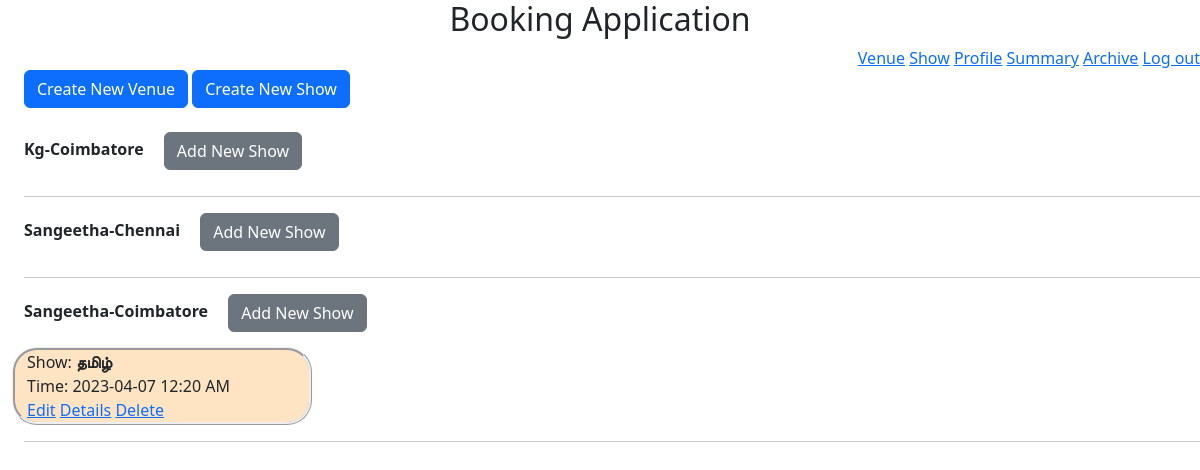
Page /admin/2/home (signed in) on the earlier database version.
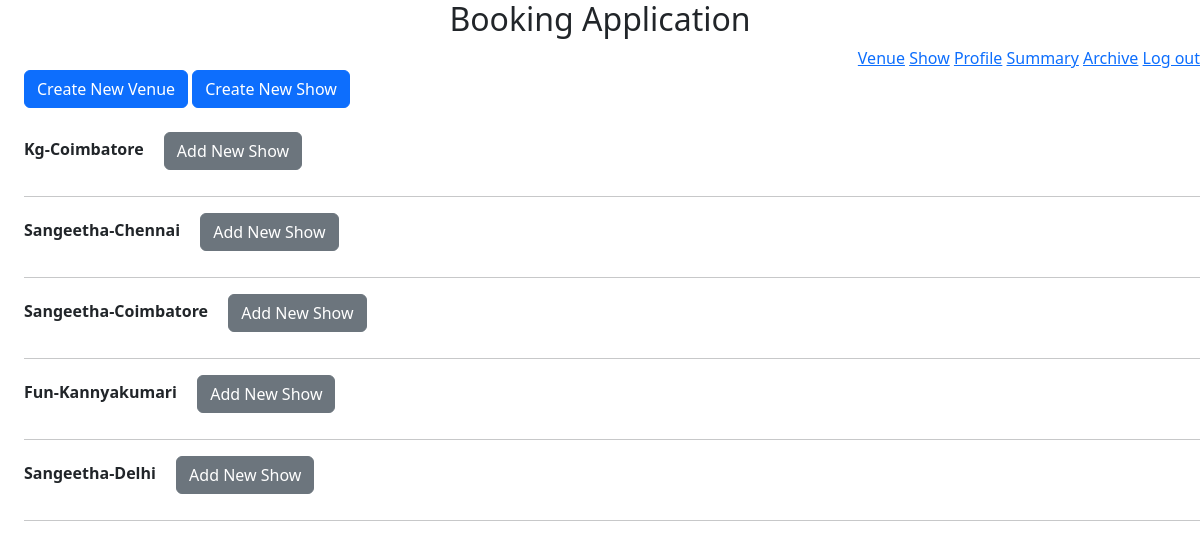
Same page on the later database version.
### models/module.py (models this page shows)
class Venue(db.Model):
    venue_id = db.Column(db.Integer, autoincrement=True, primary_key=True)
    venue_name = db.Column(db.String(32), nullable=False)
    place = db.Column(db.String(32))
    location = db.Column(db.String(32), nullable=False)
    max_capacity = db.Column(db.Integer, nullable=False)
    fare2D = db.Column(db.Integer, nullable=False)
    fare3D = db.Column(db.Integer, nullable=False)
    venueShows = db.relationship("Show", backref="venues", secondary="show_venue")

class Show(db.Model):
    show_id = db.Column(db.Integer, autoincrement=True, primary_key=True)
    show_name = db.Column(db.String(64), unique=True, nullable=False)
    min_fare = db.Column(db.Integer, nullable=False)
    duration = db.Column(db.Integer, nullable=False)
    is3d = db.Column(db.Boolean, nullable=False)
    tags = db.relationship("Showtag", backref="shows")

### application/controllers/adminHome.py (the view)
@app.route("/admin/<int:a_id>/home", methods={"GET", "POST"})
def adminHome(a_id):
    v = Venue.query.all()
    list = []
    for e in v:
        allVenueShow = ShowVenue.query.filter(
            ShowVenue.venue_id == e.venue_id, ShowVenue.time > datetime.now()
        ).order_by(ShowVenue.time).all()
        eachjson = {}
        eachjson["venue_id"] = e.venue_id
        eachjson["venue_name"] = e.venue_name
        eachjson["place"] = e.place
        eachjson["location"] = e.location
        eachjson["shows"] = []
        for ee in allVenueShow:
            currentShow = Show.query.filter_by(show_id=ee.show_id).first()
            innerjson = {}
            innerjson["sv_id"] = ee.sv_id
            innerjson["time"] = ee.time.strftime("%Y-%m-%d %I:%M %p")
            innerjson["show_name"] = currentShow.show_name
            eachjson["shows"].append(innerjson)
        list.append(eachjson)
    return render_template("admin/adminHome.html", Venue=list, adminId=a_id)

### app.py (called while the page is built)
@login_manager.user_loader
def load_user(user_id):
    return Users.query.filter_by(user_id=user_id).first()

### templates/admin/adminHome.html (shortened to what this page needs)
<!DOCTYPE html>
<html>
<head>
  <header style="text-align: center">
    <h2>Booking Application</h2>
  </header>
  <link rel="stylesheet" href="https://cdnjs.cloudflare.com/ajax/libs/font-awesome/4.7.0/css/font-awesome.min.css" />
  <link href="https://cdn.jsdelivr.net/npm/bootstrap@5.3.0-alpha1/dist/css/bootstrap.min.css" rel="stylesheet"
 />
  <link rel="stylesheet" href="https://cdnjs.cloudflare.com/ajax/libs/font-awesome/4.7.0/css/font-awesome.min.css" />
</head>
<body>
  <div style="text-align: right">
    <a href="/admin/{{adminId}}/venue">Venue</a>
    <a href="/admin/{{adminId}}/show">Show</a>
    <a href="/admin/{{adminId}}/profile">Profile</a>
    <a href="/admin/{{adminId}}/summary">Summary</a>
    <a href="/admin/{{adminId}}/archive">Archive</a>
    <a href="/admin/login">Log out</a>
  </div>
  <div style="margin-left: 2%">
    <a href="/admin/{{adminId}}/venue/create" class="btn btn-primary">Create New Venue</a>
    <a href="/admin/{{adminId}}/show/create" class="btn btn-primary">Create New Show</a>
    <br />
    <br />
    {%for each in Venue%}
    <b class="text-capitalize">{{each.venue_name}}-{{each.location}}&emsp;</b>
    <a href="/admin/{{adminId}}/venue/{{each.venue_id}}/allocate" name="add" class="btn btn-secondary">Add New Show</a>
    <div class="row" style="margin-top: 10px">
      {%for each1 in each.shows%}
      <div id="small" class="col-md-3">
        <label class="text-capitalize">Show: <b>{{each1.show_name}}</b></label><br />
        <label>Time: {{each1.time}}</label><br />
        <a name="edit" href="/admin/{{adminId}}/edit/{{each1.sv_id}}">Edit</a>
        <a name="edit" href="/admin/{{adminId}}/allocate/{{each1.sv_id}}/details">Details</a>
        <a name="delete"
          onclick="return window.confirm('Deleting this Allocation, will also delete all the booking related to this allocation. Are you sure, you want to delete it?')"
          href="/admin/{{adminId}}/delete/{{each1.sv_id}}">Delete</a>
      </div>
      {%endfor%}
    </div>
    <hr />
    {%endfor%}
  </div>
</body>
</html>

Differences in the rows shown:
changed Venue (number 3 of 5 on the later page): loses Show (show_name "தமிழ்", time "2023-04-07 12:20 AM")
added Venue: venue_name "Fun", location "Kannyakumari"
added Venue: venue_name "Sangeetha", location "Delhi"
